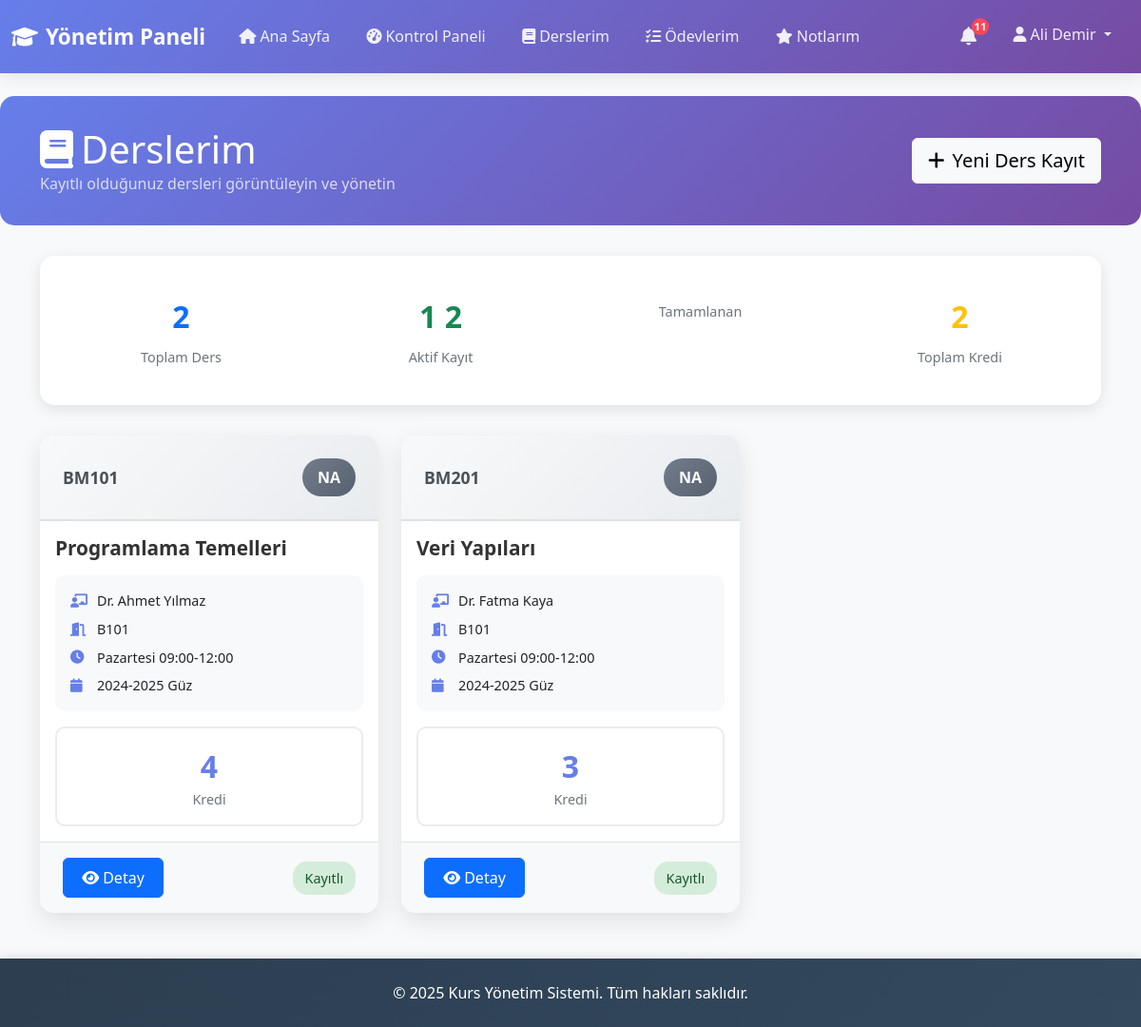
The page /students/courses/ (signed in) on the database its author committed.
### apps/users/models.py (models this page shows)
class User(AbstractUser):
    pass

### apps/courses/models.py (models this page shows, shortened)
class Enrollment(models.Model):
    STATUS_CHOICES = [
        ('enrolled', 'Kayıtlı'),
        ('dropped', 'Bıraktı'),
        ('completed', 'Tamamladı'),
        ('failed', 'Başarısız'),
    ]
    GRADE_CHOICES = [
        ('AA', 'AA'),
        ('BA', 'BA'),
        ('BB', 'BB'),
        ('CB', 'CB'),
        ('CC', 'CC'),
        ('DC', 'DC'),
        ('DD', 'DD'),
        ('FF', 'FF'),
        ('NA', 'Henüz Değerlendirilmedi'),
    ]
    student = models.ForeignKey('students.Student', on_delete=models.CASCADE, related_name='enrollments')
    group = models.ForeignKey(CourseGroup, on_delete=models.CASCADE, related_name='enrollments')
    enrollment_date = models.DateTimeField(auto_now_add=True)
    attendance = models.IntegerField(default=0, validators=[MinValueValidator(0), MaxValueValidator(100)])
    midterm_grade = models.FloatField(null=True, blank=True, validators=[MinValueValidator(0), MaxValueValidator(100)], verbose_name='Vize Notu')
    final_grade = models.FloatField(null=True, blank=True, validators=[MinValueValidator(0), MaxValueValidator(100)], verbose_name='Final Notu')
    makeup_grade = models.FloatField(null=True, blank=True, validators=[MinValueValidator(0), MaxValueValidator(100)], verbose_name='Büt Notu')
    project_grade = models.FloatField(null=True, blank=True, validators=[MinValueValidator(0), MaxValueValidator(100)], verbose_name='Proje Notu')
    grade = models.CharField(max_length=2, choices=GRADE_CHOICES, default='NA')
    status = models.CharField(max_length=20, choices=STATUS_CHOICES, default='enrolled')
    class Meta:
        verbose_name = 'Kayıt'
        verbose_name_plural = 'Kayıtlar'
        unique_together = ['student', 'group']

class CourseGroup(models.Model):
    STATUS_CHOICES = [
        ('active', 'Aktif'),
        ('inactive', 'Pasif'),
        ('completed', 'Tamamlandı'),
    ]
    course = models.ForeignKey(Course, on_delete=models.CASCADE, related_name='groups')
    teacher = models.ForeignKey('teachers.Teacher', on_delete=models.CASCADE, related_name='course_groups')
    name = models.CharField(max_length=50, default='A')
    semester = models.CharField(max_length=20)
    classroom = models.CharField(max_length=50)
    schedule = models.CharField(max_length=200, help_text='Ör: Pazartesi 09:00-12:00')
    status = models.CharField(max_length=20, choices=STATUS_CHOICES, default='active')
    class Meta:
        verbose_name = 'Ders Grubu'
        verbose_name_plural = 'Ders Grupları'
        unique_together = ['course', 'teacher', 'semester']

class Course(models.Model):
    STATUS_CHOICES = [
        ('active', 'Aktif'),
        ('inactive', 'Pasif'),
        ('archived', 'Arşivlenmiş'),
    ]
    SEMESTER_CHOICES = [
        ('fall', 'Güz'),
        ('spring', 'Bahar'),
        ('summer', 'Yaz'),
    ]
    code = models.CharField(max_length=20, unique=True)
    name = models.CharField(max_length=200)
    credits = models.IntegerField(validators=[MinValueValidator(1), MaxValueValidator(10)])
    description = models.TextField()
    department = models.CharField(max_length=100)
    semester = models.CharField(max_length=10, choices=SEMESTER_CHOICES)
    capacity = models.IntegerField(validators=[MinValueValidator(1)])
    is_elective = models.BooleanField(default=False)
    status = models.CharField(max_length=20, choices=STATUS_CHOICES, default='active')
    class Meta:
        verbose_name = 'Ders'
        verbose_name_plural = 'Dersler'
        ordering = ['code']

### apps/teachers/models.py (models this page shows, shortened)
class Teacher(models.Model):
    GENDER_CHOICES = [
        ('M', 'Erkek'),
        ('F', 'Kadın'),
    ]
    STATUS_CHOICES = [
        ('active', 'Aktif'),
        ('inactive', 'Pasif'),
        ('retired', 'Emekli'),
        ('suspended', 'Askıda'),
    ]
    user = models.OneToOneField(User, on_delete=models.CASCADE)
    tc_no = models.CharField(max_length=11, unique=True)
    first_name = models.CharField(max_length=100)
    last_name = models.CharField(max_length=100)
    email = models.EmailField(unique=True)
    phone = models.CharField(max_length=15)
    birth_date = models.DateField()
    gender = models.CharField(max_length=1, choices=GENDER_CHOICES)
    title = models.CharField(max_length=100, help_text='Ör: Prof. Dr., Doç. Dr., Dr.')
    department = models.CharField(max_length=100)
    hire_date = models.DateTimeField()
    status = models.CharField(max_length=20, choices=STATUS_CHOICES, default='active')
    class Meta:
        verbose_name = 'Öğretmen'
        verbose_name_plural = 'Öğretmenler'
        ordering = ['first_name', 'last_name']
    @property
    def full_name(self):
        return f"{self.title} {self.first_name} {self.last_name}"

### apps/students/views.py (the view)
# urls.py: path('courses/', StudentCoursesView.as_view(), name='courses'),
class StudentCoursesView(LoginRequiredMixin, UserPassesTestMixin, TemplateView):
    template_name = 'students/courses.html'
    def test_func(self):
        return hasattr(self.request.user, 'userprofile') and self.request.user.userprofile.user_type == 'student'
    def get_context_data(self, **kwargs):
        context = super().get_context_data(**kwargs)
        controller = StudentController()
        context.update(controller.get_student_courses_context(self.request))
        return context

### apps/students/templates/students/courses.html (shortened to what this page needs)
{% extends 'base.html' %}
{% block content %}
<div class="courses-header">
    <div class="container">
        <div class="row">
            <div class="col-12">
                <div class="d-flex justify-content-between align-items-center">
                    <div>
                        <h1 class="mb-0">
                            <i class="fas fa-book me-2"></i>Derslerim
                        </h1>
                        <p class="mb-0 opacity-75">Kayıtlı olduğunuz dersleri görüntüleyin ve yönetin</p>
                    </div>
                    <a href="{% url 'courses:list' %}" class="btn btn-light btn-lg">
                        <i class="fas fa-plus me-2"></i>Yeni Ders Kayıt
                    </a>
                </div>
            </div>
        </div>
    </div>
</div>
<div class="container">
    {% if enrollments %}
    <div class="stats-overview">
        <div class="row">
            <div class="col-md-3">
                <div class="stat-item">
                    <span class="stat-number text-primary">{{ enrollments|length }}</span>
                    <div class="stat-label">Toplam Ders</div>
                </div>
            </div>
            <div class="col-md-3">
                <div class="stat-item">
                    <span class="stat-number text-success">
                        {% for enrollment in enrollments %}
                            {% if enrollment.status == 'enrolled' %}{{ forloop.counter0|add:1 }}{% endif %}
                        {% endfor %}
                    </span>
                    <div class="stat-label">Aktif Kayıt</div>
                </div>
            </div>
            <div class="col-md-3">
                <div class="stat-item">
                    <div class="stat-label">Tamamlanan</div>
                </div>
            </div>
            <div class="col-md-3">
                <div class="stat-item">
                    <span class="stat-number text-warning">
                        {% widthratio enrollments|length 1 1 %}
                    </span>
                    <div class="stat-label">Toplam Kredi</div>
                </div>
            </div>
        </div>
    </div>
    {% endif %}
    <div class="row">
        {% for enrollment in enrollments %}
        <div class="col-md-6 col-lg-4 mb-4">
            <div class="course-card">
                <div class="course-card-header">
                    <div class="d-flex justify-content-between align-items-center">
                        <div class="course-code">{{ enrollment.group.course.code }}</div>
                        <div class="grade-badge grade-{{ enrollment.grade }}">
                            {{ enrollment.grade }}
                        </div>
                    </div>
                </div>
                <div class="card-body p-3">
                    <h5 class="course-title">{{ enrollment.group.course.name }}</h5>
                    <div class="course-info">
                        <div class="info-item">
                            <i class="fas fa-chalkboard-teacher info-icon"></i>
                            <span>{{ enrollment.group.teacher.full_name }}</span>
                        </div>
                        <div class="info-item">
                            <i class="fas fa-door-open info-icon"></i>
                            <span>{{ enrollment.group.classroom }}</span>
                        </div>
                        <div class="info-item">
                            <i class="fas fa-clock info-icon"></i>
                            <span>{{ enrollment.group.schedule }}</span>
                        </div>
                        <div class="info-item">
                            <i class="fas fa-calendar info-icon"></i>
                            <span>{{ enrollment.group.semester }}</span>
                        </div>
                    </div>
                    <div class="credit-display">
                        <span class="credit-number">{{ enrollment.group.course.credits }}</span>
                        <div class="credit-label">Kredi</div>
                    </div>
                </div>
                <div class="course-actions">
                    <div class="d-flex justify-content-between align-items-center">
                        <a href="{% url 'courses:group_detail' enrollment.group.pk %}" class="btn btn-primary btn-modern">
                            <i class="fas fa-eye me-1"></i>Detay
                        </a>
                        <span class="status-badge status-{{ enrollment.status }}">
                            {{ enrollment.get_status_display }}
                        </span>
                    </div>
                </div>
            </div>
        </div>
        {% endfor %}
    </div>
</div>
{% endblock %}

### templates/base.html (shortened to what this page needs)
<!DOCTYPE html>
<html lang="tr">
<head>
    <link href="https://cdn.jsdelivr.net/npm/bootstrap@5.3.0/dist/css/bootstrap.min.css" rel="stylesheet">
    <link href="https://cdnjs.cloudflare.com/ajax/libs/font-awesome/6.0.0/css/all.min.css" rel="stylesheet">
</head>
<body>
    <nav class="navbar navbar-expand-lg navbar-dark bg-primary">
        <div class="container-fluid">
            <a class="navbar-brand" href="{% url 'home' %}">
                <i class="fas fa-graduation-cap me-2"></i>Yönetim Paneli
            </a>
            <div class="collapse navbar-collapse" id="navbarNav">
                <ul class="navbar-nav me-auto">
                    {% if user.is_authenticated %}
                        <li class="nav-item">
                            <a class="nav-link" href="{% url 'home' %}">
                                <i class="fas fa-home me-1"></i>Ana Sayfa
                            </a>
                        </li>
                        <li class="nav-item">
                            <a class="nav-link" href="{% url 'users:control_panel' %}">
                                <i class="fas fa-tachometer-alt me-1"></i>Kontrol Paneli
                            </a>
                        </li>
                        {% if user.userprofile.user_type == 'student' %}
                            <li class="nav-item">
                                <a class="nav-link" href="{% url 'courses:list' %}">
                                    <i class="fas fa-book me-1"></i>Derslerim
                                </a>
                            </li>
                            <li class="nav-item">
                                <a class="nav-link" href="{% url 'courses:assignment_list' %}">
                                    <i class="fas fa-tasks me-1"></i>Ödevlerim
                                </a>
                            </li>
                            <li class="nav-item">
                                <a class="nav-link" href="{% url 'notes:list' %}">
                                    <i class="fas fa-star me-1"></i>Notlarım
                                </a>
                            </li>
                        {% endif %}
                    {% endif %}
                </ul>
                <ul class="navbar-nav">
                    {% if user.is_authenticated %}
                        <li class="nav-item dropdown">
                            <a class="nav-link notification-bell" href="#" id="notificationDropdown" role="button" data-bs-toggle="dropdown" aria-expanded="false">
                                <i class="fas fa-bell"></i>
                                <span class="notification-badge" id="notificationCount">{{ unread_notifications_count|default:0 }}</span>
                            </a>
                        </li>
                        <li class="nav-item dropdown">
                            <a class="nav-link dropdown-toggle" href="#" id="navbarDropdown" role="button" data-bs-toggle="dropdown">
                                <i class="fas fa-user me-1"></i>{{ user.get_full_name|default:user.username }}
                            </a>
                        </li>
                    {% endif %}
                </ul>
            </div>
        </div>
    </nav>
    <main class="{% if request.resolver_match.url_name == 'home' %}p-0{% else %}py-4{% endif %}">
        {% block content %}{% endblock %}
    </main>
    <footer class="footer mt-auto">
        <div class="container text-center">
            <span>&copy; 2025 Kurs Yönetim Sistemi. Tüm hakları saklıdır.</span>
        </div>
    </footer>
</body>
</html>

### rows shown on the page
User: get_full_name "Ali Demir"
Enrollment: group.course.code "BM101", grade "NA", group.course.name "Programlama Temelleri", group.teacher.full_name "Dr. Ahmet Yılmaz", group.classroom "B101", group.schedule "Pazartesi 09:00-12:00", group.semester "2024-2025 Güz", group.course.credits "4", status "Kayıtlı"
Enrollment: group.course.code "BM201", grade "NA", group.course.name "Veri Yapıları", group.teacher.full_name "Dr. Fatma Kaya", group.classroom "B101", group.schedule "Pazartesi 09:00-12:00", group.semester "2024-2025 Güz", group.course.credits "3", status "Kayıtlı"

### other values the page prints
{{ unread_notifications_count|default:0 }} "11"
{{ enrollments|length }} "2"
